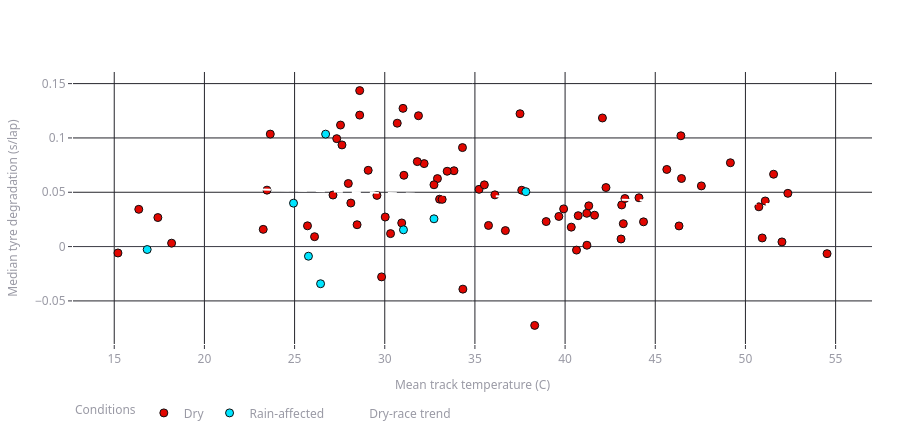

Notebook code for this chart:
### Markdown cell above
### Weather vs pace

### Code cell
result = bivariate.weather_vs_pace(tables.races, tr)
result.fig.show()

### Figure 1 — Plotly figure (JSON) as saved in the notebook; plotly's stock layout.template omitted (floating-point values rounded to 4 significant figures)
{"data": [{"customdata": [[2019], [2019], [2019], [2019], [2019], [2019], [2019], [2019], [2019], [2019], [2019], [2019], [2019], [2019], [2019], [2019], [2019], [2019], [2019], [2020], [2020], [2020], [2020], [2020], [2020], [2020], [2020], [2020], [2020], [2020], [2020], [2020], [2020], [2020], [2020], [2020], [2021], [2021], [2021], [2021], [2021], [2021], [2021], [2021], [2021], [2021], [2021], [2021], [2021], [2022], [2022], [2022], [2022], [2022], [2022], [2023], [2023], [2023], [2023], [2023], [2023], [2023], [2023], [2024], [2024], [2024], [2024], [2024], [2024], [2024], [2025], [2025], [2025], [2025], [2025], [2025], [2025]], "hovertemplate": "<b>%{hovertext}</b><br><br>Conditions=Dry<br>Mean track temperature (C)=%{x}<br>Median tyre degradation (s/lap)=%{y}<br>Season=%{customdata[0]}<extra></extra>", "hovertext": ["Australian Grand Prix", "Bahrain Grand Prix", "Chinese Grand Prix", "Azerbaijan Grand Prix", "Spanish Grand Prix", "Canadian Grand Prix", "French Grand Prix", "Austrian Grand Prix", "British Grand Prix", "Hungarian Grand Prix", "Belgian Grand Prix", "Italian Grand Prix", "Singapore Grand Prix", "Russian Grand Prix", "Japanese Grand Prix", "Mexican Grand Prix", "United States Grand Prix", "Brazilian Grand Prix", "Abu Dhabi Grand Prix", "Austrian Grand Prix", "Styrian Grand Prix", "Hungarian Grand Prix", "British Grand Prix", "70th Anniversary Grand Prix", "Spanish Grand Prix", "Belgian Grand Prix", "Italian Grand Prix", "Tuscan Grand Prix", "Russian Grand Prix", "Eifel Grand Prix", "Portuguese Grand Prix", "Emilia Romagna Grand Prix", "Turkish Grand Prix", "Bahrain Grand Prix", "Sakhir Grand Prix", "Abu Dhabi Grand Prix", "Bahrain Grand Prix", "Portuguese Grand Prix", "Spanish Grand Prix", "Monaco Grand Prix", "Azerbaijan Grand Prix", "French Grand Prix", "Styrian Grand Prix", "Austrian Grand Prix", "British Grand Prix", "Dutch Grand Prix", "Turkish Grand Prix", "São Paulo Grand Prix", "Abu Dhabi Grand Prix", "Bahrain Grand Prix", "Emilia Romagna Grand Prix", "British Grand Prix", "Italian Grand Prix", "United States Grand Prix", "Abu Dhabi Grand Prix", "Bahrain Grand Prix", "Azerbaijan Grand Prix", "Miami Grand Prix", "Spanish Grand Prix", "British Grand Prix", "Japanese Grand Prix", "Mexico City Grand Prix", "Abu Dhabi Grand Prix", "Bahrain Grand Prix", "Japanese Grand Prix", "Monaco Grand Prix", "Austrian Grand Prix", "Belgian Grand Prix", "Azerbaijan Grand Prix", "Abu Dhabi Grand Prix", "Bahrain Grand Prix", "Monaco Grand Prix", "Austrian Grand Prix", "Hungarian Grand Prix", "Azerbaijan Grand Prix", "São Paulo Grand Prix", "Abu Dhabi Grand Prix"], "legendgroup": "Dry", "marker": {"color": "#E10600", "symbol": "circle"}, "mode": "markers", "name": "Dry", "orientation": "v", "showlegend": true, "type": "scatter", "x": [41.31, 28.61, 27.34, 39.65, 40.73, 51.1, 54.53, 50.74, 30.32, 44.1, 28.12, 33.04, 35.75, 34.33, 32.18, 41.63, 29.08, 46.45, 29.57, 52.02, 39.92, 27.13, 40.63, 43.23, 47.56, 29.82, 41.2, 43.1, 40.34, 16.36, 25.72, 23.26, 15.21, 27.55, 23.47, 27.98, 27.63, 38.95, 32.92, 37.6, 38.31, 35.23, 52.35, 33.18, 50.93, 36.11, 18.18, 51.56, 28.47, 28.61, 17.42, 30.03, 43.14, 35.52, 34.31, 31.01, 41.21, 36.69, 33.84, 30.94, 42.07, 45.64, 33.46, 23.65, 37.5, 46.32, 46.42, 42.27, 44.35, 31.81, 31.87, 43.32, 49.17, 32.73, 26.11, 30.69, 31.06], "xaxis": "x", "y": [0.0375, 0.121, 0.09934, 0.02774, 0.02846, 0.04198, -0.006523, 0.03661, 0.01194, 0.04493, 0.04008, 0.04363, 0.01945, -0.03916, 0.07637, 0.02889, 0.0702, 0.06266, 0.04711, 0.004293, 0.03471, 0.04744, -0.003239, 0.02106, 0.05586, -0.0279, 0.03061, 0.006968, 0.0179, 0.03429, 0.01911, 0.01585, -0.005888, 0.1118, 0.05195, 0.05806, 0.09356, 0.02304, 0.06258, 0.05186, -0.07254, 0.0527, 0.04901, 0.04346, 0.007936, 0.04761, 0.003151, 0.0666, 0.02011, 0.1436, 0.02672, 0.0272, 0.03833, 0.05682, 0.09112, 0.1272, 0.001252, 0.01473, 0.06981, 0.02174, 0.1184, 0.07099, 0.06933, 0.1035, 0.1223, 0.01899, 0.102, 0.05434, 0.02278, 0.0782, 0.1204, 0.04424, 0.07716, 0.05689, 0.00911, 0.1136, 0.06563], "yaxis": "y"}, {"customdata": [[2019], [2019], [2021], [2021], [2022], [2022], [2023], [2024]], "hovertemplate": "<b>%{hovertext}</b><br><br>Conditions=Rain-affected<br>Mean track temperature (C)=%{x}<br>Median tyre degradation (s/lap)=%{y}<br>Season=%{customdata[0]}<extra></extra>", "hovertext": ["Monaco Grand Prix", "German Grand Prix", "Emilia Romagna Grand Prix", "Hungarian Grand Prix", "Monaco Grand Prix", "Hungarian Grand Prix", "Dutch Grand Prix", "São Paulo Grand Prix"], "legendgroup": "Rain-affected", "marker": {"color": "#00E5FF", "symbol": "circle"}, "mode": "markers", "name": "Rain-affected", "orientation": "v", "showlegend": true, "type": "scatter", "x": [32.73, 26.44, 16.83, 37.82, 31.04, 26.72, 24.94, 25.77], "xaxis": "x", "y": [0.02557, -0.0342, -0.002688, 0.05054, 0.01545, 0.1035, 0.03998, -0.008862], "yaxis": "y"}, {"hoverinfo": "skip", "line": {"color": "#FFFFFF", "dash": "dash", "width": 2}, "mode": "lines", "name": "Dry-race trend", "type": "scatter", "x": [15.21, 16.21, 17.22, 18.23, 19.24, 20.25, 21.25, 22.26, 23.27, 24.28, 25.29, 26.3, 27.3, 28.31, 29.32, 30.33, 31.34, 32.35, 33.35, 34.36, 35.37, 36.38, 37.39, 38.39, 39.4, 40.41, 41.42, 42.43, 43.44, 44.44, 45.45, 46.46, 47.47, 48.48, 49.48, 50.49, 51.5, 52.51, 53.52, 54.53], "y": [0.05633, 0.05585, 0.05537, 0.05489, 0.05441, 0.05394, 0.05346, 0.05298, 0.0525, 0.05202, 0.05154, 0.05107, 0.05059, 0.05011, 0.04963, 0.04915, 0.04867, 0.0482, 0.04772, 0.04724, 0.04676, 0.04628, 0.0458, 0.04533, 0.04485, 0.04437, 0.04389, 0.04341, 0.04293, 0.04246, 0.04198, 0.0415, 0.04102, 0.04054, 0.04006, 0.03959, 0.03911, 0.03863, 0.03815, 0.03767]}], "layout": {"height": 440, "legend": {"title": {"text": "Conditions"}, "tracegroupgap": 0}, "showlegend": true, "title": {"text": "WEATHER VS PACE: TRACK TEMPERATURE AND TYRE WEAR"}, "xaxis": {"anchor": "y", "domain": [0.0, 1.0], "title": {"text": "Mean track temperature (C)"}}, "yaxis": {"anchor": "x", "domain": [0.0, 1.0], "title": {"text": "Median tyre degradation (s/lap)"}}}}
